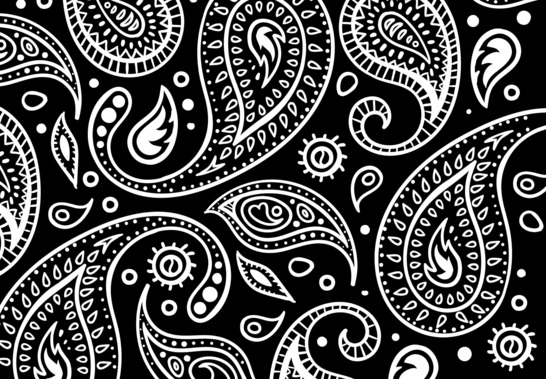
#> input picture image_sets/failure/Paisley 1 R.jpg, 546 x 379 px; its folder holds 2 pictures in this run
$ python evalStitchingMulti.py image_sets/failure out.png
#> lines starting #> are read from the running program, lines starting #| are printed output that depends on the picture
### detectBlobs.py
import numpy as np
import math
import cv2
from scipy import ndimage
import matplotlib.pyplot as plt

# This code is taken and converted to Python from:
#
#   CMPSCI 670: Computer Vision, Fall 2014
#   University of Massachusetts, Amherst
#   Instructor: Subhransu Maji
#
# Part1:
#
#   DetectBlobs(...) detects blobs in the image using the Laplacian
#   of Gaussian filter. Blobs of different size are detected by scaling sigma
#   as well as the size of the filter or the size of the image. Downsampling
#   the image will be faster than upsampling the filter, but the decision of
#   how to implement this function is up to you.
#
#   For each filter scale or image scale and sigma, you will need to keep track of
#   the location and matching score for every blob detection. To combine the 2D maps
#   of blob detections for each scale and for each sigma into a single 2D map of
#   blob detections with varying radii and matching scores, you will need to use
#   Non-Max Suppression (NMS).
#
#   Additional Notes:
#       - We greyscale the input image for simplicity
#       - For a simple implementation of Non-Max-Suppression, you can suppress
#           all but the most likely detection within a sliding window over the
#           2D maps of blob detections (ndimage.maximum_filter may help).
#           To combine blob detections into a single 2D output,
#           you can take the max along the sigma and scale axes. If there are
#           still too many blobs detected, you can do a final NMS. Remember to
#           keep track of the blob radii.
#       - A tip that may improve your LoG filter: Normalize your LoG filter
#           values so that your blobs detections aren't biased towards larger
#           filters sizes
#
#   You can qualitatively evaluate your code using the evalBlobs.py script.
#
# Input:
#   im             - input image
#   sigma          - base sigma of the LoG filter
#   num_intervals  - number of sigma values for each filter size
#   threshold      - threshold for blob detection
#
# Ouput:
#   blobs          - n x 4 array with blob in each row in (x, y, radius, score)
#
def DetectBlobs(
    im,
    sigma = 2,
    num_intervals = 12,
    threshold = 1e-7 #0.33 #1e-4
    ):

    # Convert image to grayscale and convert it to double [0 1].
    if len(im.shape) > 2:
        im = cv2.cvtColor(im, cv2.COLOR_BGR2GRAY)/255

    # YOUR CODE STARTS HERE
    if (im.shape[0] * im.shape[1]) < 300*300:
        window_size = 5
    elif (im.shape[0] * im.shape[1]) < 500*500:
        window_size = 7
    elif (im.shape[0] * im.shape[1]) < 800*800:
        window_size = 9
    else:
        window_size = 11

    k = 2**(1/float(num_intervals))
    k_exp = -1
    laplacian = CreateFilter(sigma, k, k_exp);
    new_im = ndimage.convolve(im, laplacian)
    saved_im = new_im**2

    num_octaves = 4
    blobs = []
    (h, w) = im.shape
    scalespace = np.zeros((h,w,(num_octaves*(num_intervals+2))));
    radius = np.zeros((h,w,(num_octaves*(num_intervals+2))));

    im_copy = np.copy(im)

    for octave in range(num_octaves):
        k = 2**(1/float(num_intervals))
        k_exp = -1
        if octave != 0:
            im_copy = cv2.resize(im_copy, (0,0), fx=0.5, fy=0.5)
        (h2, w2) = im_copy.shape
        for int in range(num_intervals+2):
            laplacian = CreateFilter(sigma, k, k_exp);
            new_im = ndimage.convolve(im_copy, laplacian)
            new_new_im = new_im**2
            first_nms = ndimage.maximum_filter(new_new_im, 2*np.floor(sigma)+1)
            maxes = (new_new_im - first_nms)
            new_new_im[new_new_im < threshold] = 0
            for i in range(h2-1):
                for j in range(w2-1):
                    if maxes[i, j] >= 0:
                        scalespace[i*(2**octave), j*(2**octave), (octave*(num_intervals+2))+int] = new_new_im[i, j]
                        radius[i*(2**octave), j*(2**octave), (octave*(num_intervals+2))+int] = sigma*(k**k_exp)*math.sqrt(2)*(2**octave)
            k_exp += 1

    final_im = np.zeros((h, w))
    radiuses = np.zeros((h, w))

    for i in range(h-1):
        for j in range(w-1):
            score = np.max(scalespace[i, j, :])
            n = np.argmax(scalespace[i, j, :])
            if score > 0:
                final_im[i, j] = score
                radiuses[i, j] = radius[i, j, n]
            else:
                final_im[i, j] = saved_im[i, j]
                radiuses[i, j] = 0

    third_nms = ndimage.maximum_filter(final_im, window_size) #11 for tower, 7 for hill
    help = (final_im - third_nms)
    for i in range(h-1):
        for j in range(w-1):
            if help[i, j] >= 0 and radiuses[i,j] > 0:
                blob = [i, j, radiuses[i, j], 1]
                blobs.append(blob)

    blobs = np.array(blobs)
    return blobs

def CreateFilter(
    sigma=2,
    k=0.1,
    k_exp=1
    ):

    j = k**(k_exp)
    k = k**(k_exp+1)

    filter_size = round(3*sigma)*2+1
    assert filter_size % 2 == 1
    cp = filter_size // 2
    gaussian = np.zeros((filter_size, filter_size))
    gaussian2 = np.zeros((filter_size, filter_size))
    laplacian = np.zeros((filter_size, filter_size))
    sum = 0
    sum2 = 0

    for x in range(filter_size):
        for y in range(filter_size):
            gaussian[x, y] = (1/(2*np.pi*(k*sigma)**2))*np.exp(-((x-cp)**2 + (y-cp)**2)/(2 * (k*sigma)**2))
            num = np.exp(-((x-cp)**2 + (y-cp)**2)/(2 * (j*sigma)**2))
            gaussian2[x, y] = num/(2*np.pi*(j*sigma)**2)
            sum += gaussian[x, y]
            sum2 += gaussian2[x, y]
            # laplacian[x, y] = gaussian[x, y] - gaussian2[x, y]

    gaussian /= sum
    gaussian2 /= sum2
    #
    for x in range(filter_size):
        for y in range(filter_size):
            laplacian[x, y] = gaussian[x, y] - gaussian2[x, y]

    return laplacian


# [4 lines left out: function show, not called in this run]

### utilsImageStitching.py
import os, sys
import cv2
import random
from heapq import nsmallest
import numpy as np
import matplotlib.pyplot as plt
from detectBlobs import DetectBlobs
# from detectBlobsSolution import DetectBlobs

# detectKeypoints(...): Detect feature keypoints in the input image
#   You can either reuse your blob detector from part 1 of this assignment
#   or you can use the provided compiled blob detector detectBlobsSolution.pyc
#
#   Input:
#        im  - input image
#   Output:
#        detected feature points (in any format you like).

def detectKeypoints(im):
    # YOUR CODE STARTS HERE
    # im = im/255
    detected_blobs = DetectBlobs(im/255)
    print ('Detect %d blobs' % (detected_blobs.shape[0]))
    return detected_blobs


# computeDescriptors(...): compute descriptors from the detected keypoints
#   You can build the descriptors by flatting the pixels in the local
#   neighborhood of each keypoint, or by using the SIFT feature descriptors from
#   OpenCV (see computeSIFTDescriptors(...)). Use the detected blob radii to
#   define the neighborhood scales.
#
#   Input:
#        im          - input image
#        keypoints   - detected feature points
#
#   Output:
#        descriptors - n x dim array, where n is the number of keypoints
#                      and dim is the dimension of each descriptor.
#
def computeDescriptors(im, keypoints):
    # YOUR CODE STARTS HERE
    return computeSIFTDescriptors(im, keypoints)
    # return np.zeros(shape=(len(keypoints['pt']), 10), dtype=np.float32)


# computeSIFTDescriptors(...): compute SIFT feature descriptors from the
#   detected keypoints. This function is provided to you.
#
#   Input:
#        im          - H x W array, the input image
#        keypoints   - n x 4 array, where there are n blobs detected and
#                      each row is [x, y, radius, score]
#
#   Output:
#        descriptors - n x 128 array, where n is the number of keypoints
#                      and 128 is the dimension of each descriptor.
#
def computeSIFTDescriptors(im, keypoints):
    kp = []
    for blob in keypoints:
        kp.append(cv2.KeyPoint(blob[1], blob[0], _size=blob[2]*2, _response=blob[-1], _class_id=len(kp)))
    detector = cv2.xfeatures2d_SIFT.create()
    return detector.compute(im, kp)[1]


# getMatches(...): match two groups of descriptors.
#
#   There are several strategies you can use to match keypoints from the left
#   image to those in the right image. Feel free to use any (or combinations
#   of) strategies:
#
#   - Return all putative matches. You can select all pairs whose
#   descriptor distances are below a specified threshold,
#   or select the top few hundred descriptor pairs with the
#   smallest pairwise distances.
#
#   - KNN-Match. For each keypoint in the left image, you can simply return the
#   the K best pairings with keypoints in the right image.
#
#   - Lowe's Ratio Test. For each pair of keypoints to be returned, if the
#   next best match with the same left keypoint is nearly as good as the
#   current match to be returned, then this match should be thrown out.
#   For example, given point A in the left image and its best and second best
#   matches B and C in the right image, we check: distance(A,B) < distance(A,C)*0.75
#   If this test fails, don't return pair (A,B)
#
#
#   Input:
#         descriptors1 - the descriptors of the first image
#         descriptors2 - the descriptors of the second image
#
#   Output:
#         index1       - 1-D array contains the indices of descriptors1 in matches
#         index2       - 1-D array contains the indices of descriptors2 in matches

# [181 lines left out: functions getMatches, RANSAC, not called in this run]


def RANSACfit(p1, pp1):
    return ([0, 0, 0, p1[1], p1[0], 1, -pp1[0]*p1[1], -pp1[0]*p1[0], -pp1[0]],
            [p1[1], p1[0], 1, 0, 0, 0, -pp1[1]*p1[1], -pp1[1]*p1[0], -pp1[1]])


# warpImageWithMapping(...): warp one image using the homography mapping and
#   composite the warped image and another image into a panorama.
#
#   Input:
#        im_left, im_right - input images.
#        H                 - 3 x 3 array, a homography mapping
#
#   Output:
#        Panorama made of the warped image and the other.
#
#       To display the full warped image, you may want to modify the matrix H.
#       CLUE: first get the coordinates of the corners under the transformation,
#             use the new corners to determine the offsets to move the
#             warped image such that it can be displayed completely.
#             Modify H to fulfill this translate operation.
#       You can use cv2.warpPerspective(...) to warp your image using H

# [165 lines left out: functions warpImageWithMapping, warpPoint, trimBlackParts, drawMatches, not called in this run]
    # cv2.waitKey()

### evalStitchingMulti.py
import os, sys
import cv2
import numpy as np
from heapq import nlargest
from utilsImageStitching import *

imagePath = sys.argv[1]

images = []
for fn in os.listdir(imagePath):
    images.append(cv2.imread(os.path.join(imagePath, fn), cv2.IMREAD_GRAYSCALE)) #cv2.IMREAD_COLOR))

# Build your strategy for multi-image stitching.
# For full credit, the order of merging the images should be determined automatically.
# The basic idea is to first run RANSAC between every pair of images to determine the
# number of inliers to each transformation, use this information to determine which
# pair of images should be merged first (and of these, which one should be the "source"
# and which the "destination"), merge this pair, and proceed recursively.

# YOUR CODE STARTS HERE

kp = []
# matches = np.zeros((len(images), len(images)))
mats = []
mats_nums = []
descr = []

num_im = len(images)
#> num_im = 2

for im in images:
    kp.append(detectKeypoints(im))
#> this loop made 2 passes
#| Detect 2923 blobs
#| Detect 2004 blobs
#> pass 1, in DetectBlobs, `new_im = ndimage.convolve(im, laplacian)`:
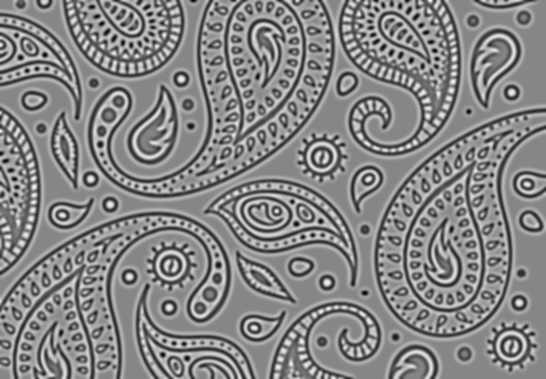
#> new_im: shape (379, 546) float64; min -0.0381, max 0.0344, mean 3.51e-16; drawn with min black and max white
#> pass 1, in DetectBlobs, `saved_im = new_im**2`:
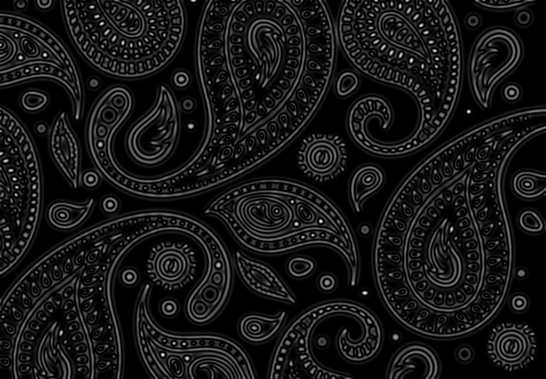
#> saved_im: shape (379, 546) float64; min 0, max 0.00145, mean 0.000134; drawn with min black and max white
#> after the loop, kp = 2 items

# kp = np.array(kp)

for im, k in zip(images, kp):
#> (the run stopped early here; a loop or call above may not have finished)
